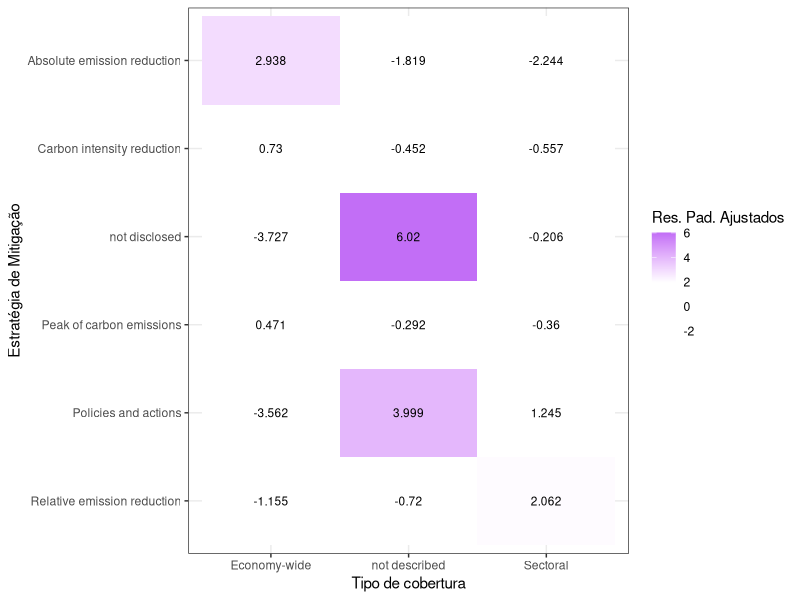
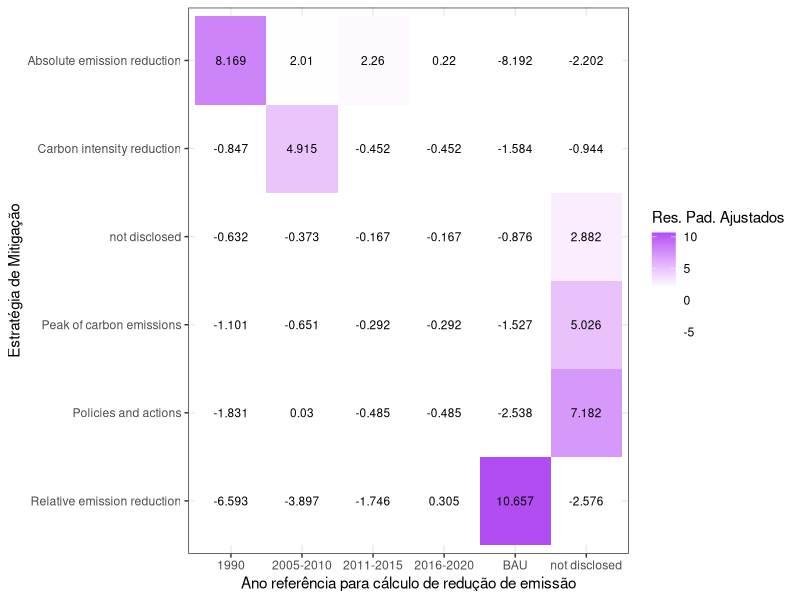
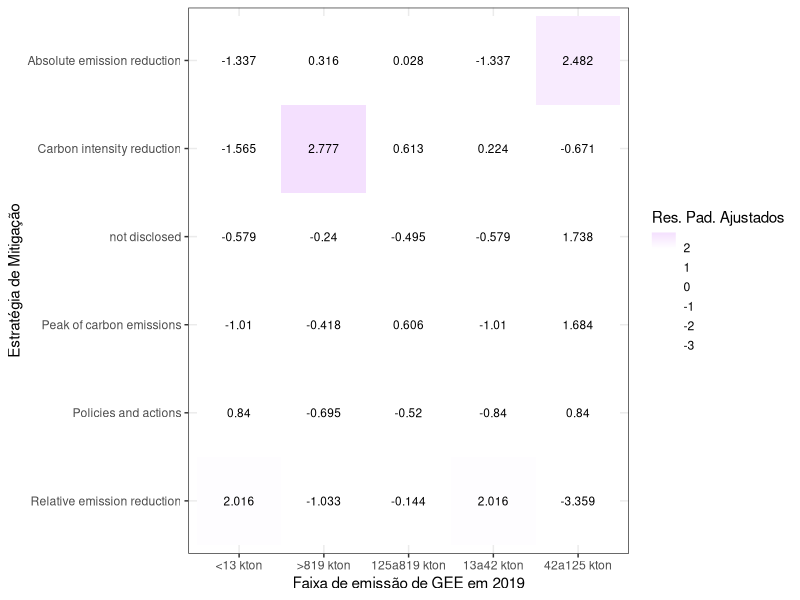

Write R code to recreate these figures, in order. (Note: this script raises an error after producing the figures.)
## CARREGANDO PACOTES NECESSÁRIOS PARA ANALISE

pacotes <- c('tidyverse',  
              'scales',    
             'shapr',
             'reshape',
             'sjPlot',
             'amap',
             'ade4',
             'knitr',
             'kableExtra',
             'ggrepel',
             'factoextra',
             'dplyr',
             'plotly')


if(sum(as.numeric(!pacotes %in% installed.packages())) != 0){
  instalador <- pacotes[!pacotes %in% installed.packages()]
  for(i in 1:length(instalador)) {
    install.packages(instalador, dependencies = T)
    break()}
  sapply(pacotes, require, character = T) 
} else {
  sapply(pacotes, require, character = T) 
}


## CARREGANDO O BANCO DE DADOS 

mdndc <- read.csv("20230820_MasterDE9.csv",  header = TRUE, sep = ";", dec = ",")


## SELEÇÃO DE VARIÁVEIS QUALITATIVAS E GARANTIA DE VARIÁVEIS NO FORMATO FACTOR

mdnc_acm <- mdndc[,c(1,3,14,18:30,34,36,38)]

mdnc_acm <- as.data.frame(unclass(mdnc_acm), stringsAsFactors=TRUE)
mdnc_acm$ndc_imp_st_y <- as.factor(mdnc_acm$ndc_imp_st_y)
mdnc_acm$ndc_imp_end_y <- as.factor(mdnc_acm$ndc_imp_end_y)
mdnc_acm$kyoto_signature_year <- as.factor(mdnc_acm$kyoto_signature_year)
mdnc_acm$kyoto_ratification_year <- as.factor(mdnc_acm$kyoto_ratification_year)
mdnc_acm$paris_ag_signature_date <- as.factor(mdnc_acm$paris_ag_signature_date)
mdnc_acm$cluster_K <- as.factor(mdnc_acm$cluster_K)
mdnc_acm$ndc_bl_y <- as.factor(mdnc_acm$ndc_bl_y)

#categOrizando o CO2 emitido

mdnc_acm <- mdnc_acm %>% 
  mutate(CO2_emmited = case_when(co2_eq_WDI < quantile(co2_eq_WDI, 0.25, na.rm = TRUE) ~ "<13 kton",
                                       co2_eq_WDI < quantile(co2_eq_WDI, 0.5, na.rm = TRUE) & co2_eq_WDI >= quantile(co2_eq_WDI, 0.25, na.rm = TRUE) ~ "13a42 kton",
                                       co2_eq_WDI < quantile(co2_eq_WDI, 0.75, na.rm = TRUE) & co2_eq_WDI >= quantile(co2_eq_WDI, 0.5, na.rm = TRUE) ~ "42a125 kton",
                                       co2_eq_WDI < quantile(co2_eq_WDI, 0.95, na.rm = TRUE) & co2_eq_WDI >= quantile(co2_eq_WDI, 0.75, na.rm = TRUE)~ "125a819 kton",
                                       co2_eq_WDI >= quantile(co2_eq_WDI, 0.95, na.rm = TRUE) ~ ">819 kton"
                                       ))
                                       
mdnc_acm$CO2_emmited<- as.factor(mdnc_acm$CO2_emmited)

# categorizando o ano base do NDC
mdnc_acm <- mdnc_acm %>% 
  mutate(NDC_baseline_year = case_when(ndc_bl_y == "1990" ~ "1990",
                                       ndc_bl_y == "2005" ~ "2005-2010",
                                       ndc_bl_y == "2006" ~ "2005-2010",
                                       ndc_bl_y == "2008" ~ "2005-2010",
                                       ndc_bl_y == "2010" ~ "2005-2010",
                                       ndc_bl_y == "2013" ~ "2011-2015",
                                       ndc_bl_y == "2014" ~ "2011-2015",
                                       ndc_bl_y == "2015" ~ "2011-2015",
                                       ndc_bl_y == "2018" ~ "2016-2020",
                                       ndc_bl_y == "2019" ~ "2016-2020",
                                       ndc_bl_y == "2020" ~ "2016-2020",
                                       ndc_bl_y == "BAU" ~ "BAU",
                                       is.na(ndc_bl_y) == TRUE ~ "not disclosed"))

mdnc_acm$NDC_baseline_year<- as.factor(mdnc_acm$NDC_baseline_year)

# organizando DF final para analise

mdnc_acm_final <- mdnc_acm[,c(16,18,20,21)]


## VERIFICAÇÃO ASSOCIAÇÃO SIGNIFICATIVA VIA QUI-QUADRADO

##NDC Mitigation Type versus Type of coverage

tabela_contingencia <- table(mdnc_acm_final$ndc_mitigation_type,
                             mdnc_acm_final$ndc_type_cove)

qui2 <- chisq.test(x = tabela_contingencia)
qui2
db <- data.frame(qui2$stdres)
  
ggplot(db, aes(x = fct_rev(Var1), y = Var2,fill = Freq, label = round(Freq, 3))) +
  geom_tile() +
  geom_text(size = 3) +
  scale_fill_gradient2(low = "white", 
                       mid = "white", 
                       high = "purple",
                       midpoint = 1.96) +
  labs(x = 'Estratégia de Mitigação', y = "Tipo de cobertura", fill = "Res. Pad. Ajustados") +
  coord_flip() +
  theme_bw()


##NDC Mitigation Type versus Baseline_Year

tabela_contingencia2 <- table(mdnc_acm_final$ndc_mitigation_type,
                             mdnc_acm_final$NDC_baseline_year)
qui2 <- chisq.test(x = tabela_contingencia2)
qui2
db <- data.frame(qui2$stdres)

ggplot(db, aes(x = fct_rev(Var1), y = Var2,fill = Freq, label = round(Freq, 3))) +
  geom_tile() +
  geom_text(size = 3) +
  scale_fill_gradient2(low = "white", 
                       mid = "white", 
                       high = "purple",
                       midpoint = 1.96) +
  labs(x = 'Estratégia de Mitigação', y = "Ano referência para cálculo de redução de emissão", fill = "Res. Pad. Ajustados") +
  coord_flip() +
  theme_bw()


#NDC Mitigation Type versus Baseline_Year

tabela_contingencia3 <- table(mdnc_acm_final$ndc_mitigation_type,
                             mdnc_acm_final$CO2_emmited)
qui2 <- chisq.test(x = tabela_contingencia3)
qui2
qui2$stdres
db <- data.frame(qui2$stdres)

ggplot(db, aes(x = fct_rev(Var1), y = Var2,fill = Freq, label = round(Freq, 3))) +
  geom_tile() +
  geom_text(size = 3) +
  scale_fill_gradient2(low = "white", 
                       mid = "white", 
                       high = "purple",
                       midpoint = 1.96) +
  labs(x = 'Estratégia de Mitigação', y = "Faixa de emissão de GEE em 2019", fill = "Res. Pad. Ajustados") +
  coord_flip() +
  theme_bw()

summary(mdnc_acm_final$CO2_emmited)

## EXECUTANDO A ACM

ACM <- dudi.acm(mdnc_acm_final[,c(1,3,4)], scannf = FALSE)


# Visualização das coordenadas principais das categorias das variáveis
# Método da matriz de Burt B (componente 'co' do objeto 'ACM')
round(ACM$co, 3) %>%
  kable() %>%
  kable_styling(bootstrap_options = "striped",
                full_width = FALSE,
                font_size = 20)

# Visualização das coordenadas-padrão das categorias das variáveis
# Método da matriz binária (componente 'c1' do objeto 'ACM')
round(ACM$c1, 3) %>%
  kable() %>%
  kable_styling(bootstrap_options = "striped",
                full_width = FALSE,
                font_size = 20)

# Massas das linhas e colunas (componente 'cw' do objeto 'ACM')

ACM$cw

# Inércias principais (componente 'eig' do objeto 'ACM')
ACM$eig

# Percentual de variância explicada por dimensão
perc_variancia <- (ACM$eig / sum(ACM$eig)) * 100
perc_variancia

# Visualização do percentual de variância explicada por dimensão

data.frame(Dimensão = paste("Dimensão", 1:length(perc_variancia)),
           Variância = perc_variancia) %>%
  ggplot(aes(x = Dimensão,
             y = Variância,
             label = paste0(round(Variância, 2),"%"))) +
  geom_bar(stat = "identity", fill = "cyan") +
  geom_text(vjust = 2.5, size = 5) +
  theme_bw()

# Mapa perceptual na ACM

# Definição da quantidade de categorias de cada variável qualitativa
quant_categorias <- apply( mdnc_acm_final[,c(1,3,4)],
                          MARGIN =  2,
                          FUN = function(x) nlevels(as.factor(x)))

# Consolidando as coordenadas-padrão obtidas por meio da matriz binária ('c1')
df_ACM <- data.frame(ACM$c1, Variável = rep(names(quant_categorias),
                                            quant_categorias))

# Visualizando as coordenadas
df_ACM <- df_ACM %>%
  rownames_to_column()

df_ACM <-df_ACM %>%
  mutate(rowname = gsub("ndc_mitigation_type.","", rowname))%>%
  mutate(rowname = gsub("ndc_type_cove.","", rowname))%>%
  mutate(rowname = gsub("CO2_emmited.","", rowname))%>%
  mutate(rowname = gsub("NDC_baseline_year.","", rowname))

df_ACM%>%
  kable() %>%
  kable_styling(bootstrap_options = "striped",
                full_width = FALSE,
                font_size = 20)

######################################################################




# Plotando o mapa perceptual
  ggplot(df_ACM, aes(x = CS1, y = CS2, label = rowname, color = Variável)) +
  geom_point()+ 
  geom_label_repel() +
  geom_vline(aes(xintercept = 0), linetype = "longdash", color = "grey48") +
  geom_hline(aes(yintercept = 0), linetype = "longdash", color = "grey48") +
  labs(x = paste("Dimensão 1:", paste0(round(perc_variancia[1], 2), "%")),
       y = paste("Dimensão 2:", paste0(round(perc_variancia[2], 2), "%"))) +
  scale_color_manual("Variável",
                     values = c("turquoise3", "springgreen4", "deeppink1", "blue")) +
  theme_bw()

# Coletando as coordenadas das observações
ACM_observacoes_df <- data.frame(ACM$li)

ACM_observacoes_df$cluster_k <- mdnc_acm$cluster_K

# Vamos acrescentar as informações das observacões ao mapa perceptual da ACM

ACM_observacoes_df %>% 
  filter(co2_emmited ==">819 kton")%>%
  ggplot(aes(x = Axis1, y = Axis2, color = country)) +
  geom_point(aes(shape = cluster_k), size = 3) +
  geom_hline(yintercept = 0, linetype = "longdash", color = "grey48") +
  geom_vline(xintercept = 0, linetype = "longdash", color = "grey48") +
  geom_label_repel(data = df_ACM, 
                   aes(x = CS1, y = CS2, 
                       label = rownames(df_ACM), 
                       fill = Variável), 
                   color = "white") +
  labs(x = paste("Dimensão 1:", paste0(round(perc_variancia[1], 2), "%")),
       y = paste("Dimensão 2:", paste0(round(perc_variancia[2], 2), "%"))) +
  scale_fill_viridis_d() +
  theme(panel.background = element_rect("white"),
        panel.border = element_rect("NA"),
        panel.grid = element_line("gray95"))



